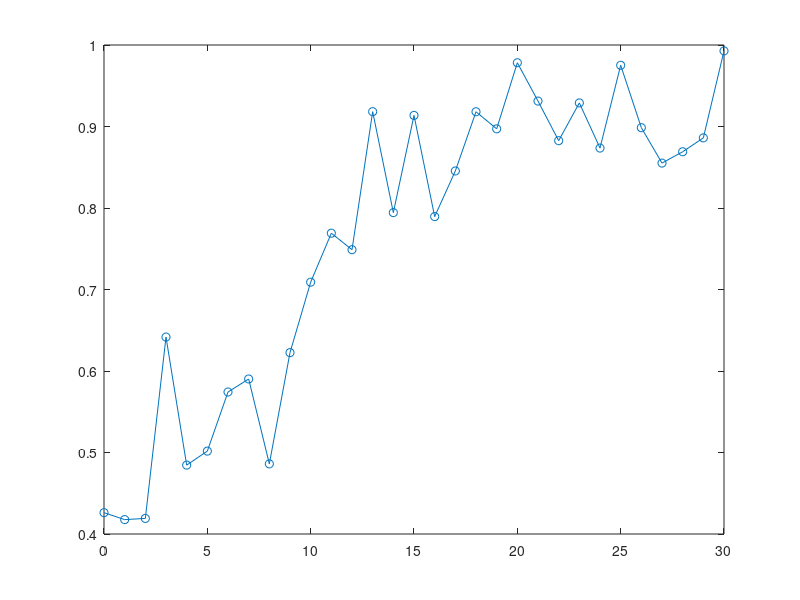

This figure's MATLAB source: (Note: this script raises an error after producing the figure.)
%---------------------
% TMohren
% develop sigmFitParam function 
% --------------------------

clc;clear all;close all

%% regular case
x = 0:1:30;
% x = 15:1:30;
beta0 = [0.5;0.4;10;1];
modelfun = @(c,x)( 0.5 + c(2) ./ (1+ exp( - (x-c(3))./c(4) )  ) );
y_clean = modelfun(beta0,x);
y_dist = randn(1,length(x));
y = y_clean + 0.06*y_dist;

figure();
plot(x,y,'-o')
[q ] = sigmFitParam( x,y,'plot_show',true);

%% 0only top data 

% x = 0:1:30;
x = 15:1:30;
beta0 = [0.5;0.4;10;1];
modelfun = @(c,x)( 0.5 + c(2) ./ (1+ exp( - (x-c(3))./c(4) )  ) );
y_clean = modelfun(beta0,x);
y_dist = randn(1,length(x));
y = y_clean + 0.06*y_dist;

figure();
plot(x,y,'-o')
[q ] = sigmFitParam( x,y,'plot_show',true);

%% no data 

% x = 0:1:30;
x = zeros(1,0);
y = x;

figure();
plot(x,y,'-o')
[q ] = sigmFitParam( x,y,'plot_show',true);

%% no data 

x = 0:1:30;
% x = zeros(1,0);
y = [ones(1,5)*0.5, ones(1,26)*0.9];
y(10:13) = 0.5;
y(2:4) = 0.9;

figure();
plot(x,y,'-o')
[q ] = sigmFitParam( x,y,'plot_show',true);

%% 0only bottom data 

% x = 0:1:30;
x = 25:1:30;
y = ones(size(x))*0.5;
y(end-1:end) = 0.7;
% beta0 = [0.5;0.4;10;1];
% modelfun = @(c,x)( 0.5 + c(2) ./ (1+ exp( - (x-c(3))./c(4) )  ) );
% y_clean = modelfun(beta0,x);
% y_dist = randn(1,length(x));
% y = y_clean + 0.06*y_dist;

figure();
plot(x,y,'-o')
[q ] = sigmFitParam( x,y,'plot_show',true);
